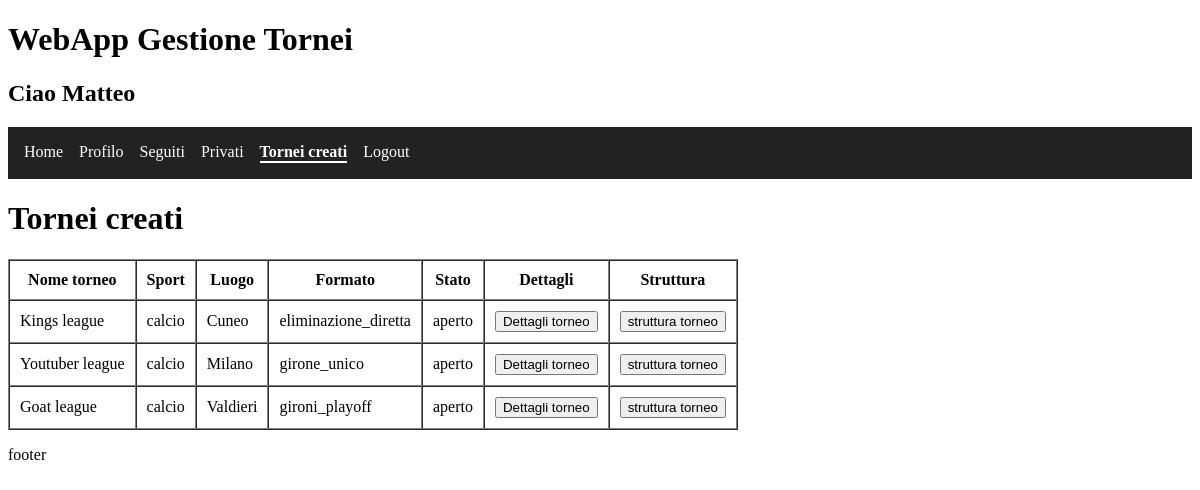
Screenshot of /tornei_creati.php (signed in) with the database file from the repository.
### tables this page shows
CREATE TABLE `torneo` (
  `id` int(11) NOT NULL,
  `sport` varchar(255) NOT NULL,
  `nome` varchar(150) NOT NULL,
  `descrizione` varchar(255) DEFAULT NULL,
  `luogo` varchar(255) NOT NULL,
  `formato` enum('girone_unico','eliminazione_diretta','gironi_playoff') NOT NULL,
  `tipo_partita` enum('andata','andata_ritorno') NOT NULL,
  `visibilita` enum('pubblico','privato') NOT NULL DEFAULT 'pubblico',
  `numero_squadre` int(11) NOT NULL,
  `creato_da` int(11) NOT NULL,
  `stato` enum('aperto','in_corso','completato') NOT NULL DEFAULT 'aperto',
  `min_giocatori_per_squadra` int(11) NOT NULL,
  `max_giocatori_per_squadra` int(11) NOT NULL,
  `min_squadre` int(11) NOT NULL DEFAULT 2,
  `data_chiusura_iscrizioni` datetime NOT NULL,
  `codice_privato` varchar(8) DEFAULT NULL
);

### mostra_tornei_creati.php (called while the page is built, shortened)
<?php
include("conf/db_config.php");
$filtro_ricerca = $_SESSION['id_utente'];
$result = null;
if(!empty($filtro_ricerca)){
    $sql = "SELECT id, nome, formato, stato, sport, luogo
            FROM torneo
            WHERE creato_da = ?";
    $stmt = $conn->prepare($sql);
    $cod = ($filtro_ricerca);
    $stmt->bind_param("s", $cod);
    $stmt->execute();
    $result = $stmt->get_result();
}
include("components/tabella_tornei.php");
?>

### components/tabella_tornei.php (the view, shortened to what this page needs)
<table border="1" cellpadding="10" cellspacing="0">
    <tr>
        <th>Nome torneo</th>
        <th>Sport</th>
        <th>Luogo</th>
        <th>Formato</th>
        <th>Stato</th>
        <th>Dettagli</th>
        <th>Struttura</th>
    </tr>
    <?php if ($result->num_rows > 0): ?>
        <?php while ($row = $result->fetch_assoc()): ?>
            <tr>
                <td><?= htmlspecialchars($row['nome']) ?></td>
                <td><?= htmlspecialchars($row['sport']) ?></td>
                <td><?= htmlspecialchars($row['luogo']) ?></td>
                <td><?= htmlspecialchars($row['formato']) ?></td>
                <td><?= htmlspecialchars($row['stato']) ?></td>
                <td>
                    <form method="GET" action="dettagli_torneo.php">
                        <input type="submit" value="Dettagli torneo">
                    </form>
                </td>
                <td>
                    <form method="GET" action="struttura_torneo.php">
                        <input type="submit" value="struttura torneo">
                    </form>
                </td>
            </tr>
        <?php endwhile; ?>
    <?php else: ?>
        <tr>
            <td colspan="5">Nessun torneo trovato</td>
        </tr>
    <?php endif; ?>
</table>

### rows the page displays
torneo: nome "Kings league", sport "calcio", luogo "Cuneo", formato "eliminazione_diretta", stato "aperto"
torneo: nome "Youtuber league", sport "calcio", luogo "Milano", formato "girone_unico", stato "aperto"
torneo: nome "Goat league", sport "calcio", luogo "Valdieri", formato "gironi_playoff", stato "aperto"

### other values shown
$_SESSION['nome_utente'] "Matteo"
